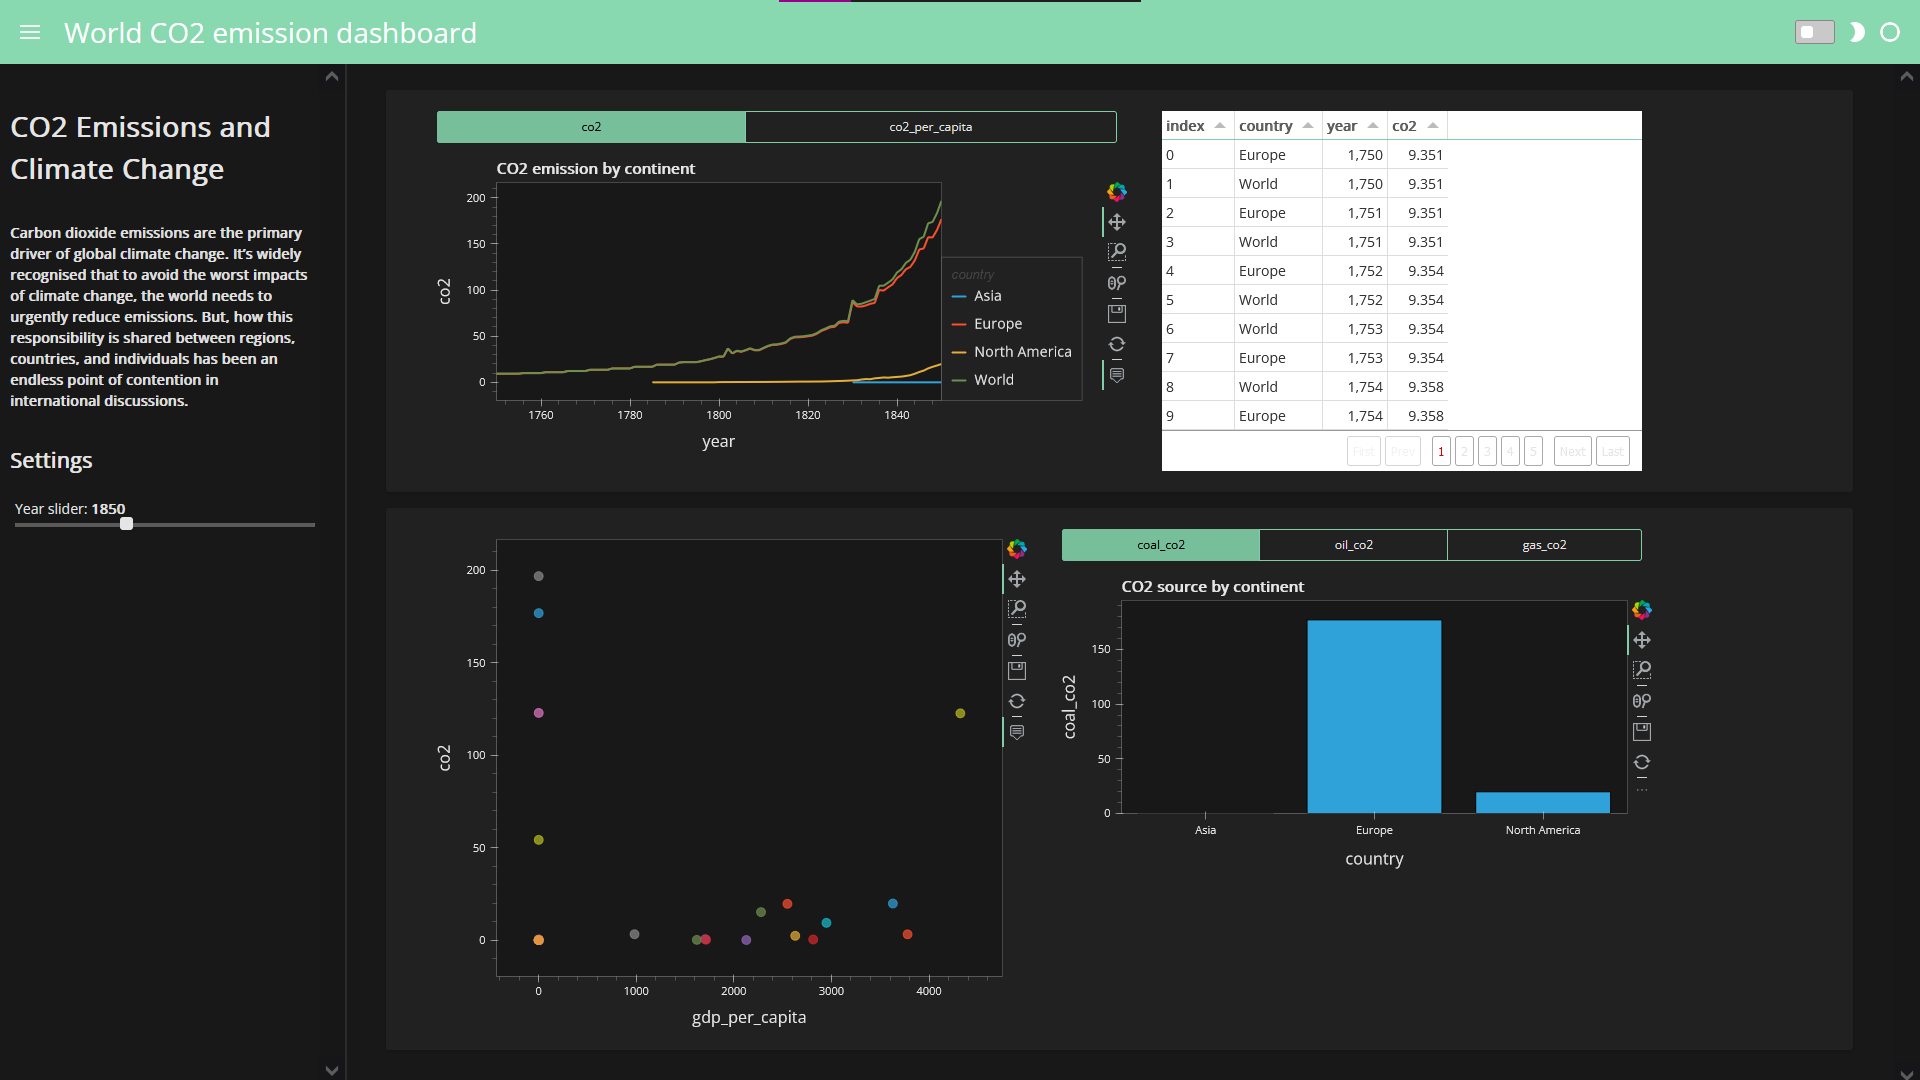

Python code for this plot:
import pandas as pd
import numpy as  np
import panel as pn
pn.extension('tabulator')
import hvplot.pandas
df=pd.read_csv('https://raw.githubusercontent.com/owid/co2-data/master/owid-co2-data.csv')
df = df.fillna(0)
df['gdp_per_capita'] = np.where(df['population']!= 0, df['gdp']/ df['population'], 0)
idf = df.interactive()
year_slider = pn.widgets.IntSlider(name='Year slider', start=1750, end=2020, step=5, value=1850)
yaxis_co2 = pn.widgets.RadioButtonGroup(
    name='Y axis', 
    options=['co2', 'co2_per_capita',],
    button_type='success'
)
continents = ['World', 'Asia', 'Oceania', 'Europe', 'Africa', 'North America', 'South America', 'Antarctica']

co2_pipeline = (
    idf[
        (idf.year <= year_slider) &
        (idf.country.isin(continents))
    ]
    .groupby(['country', 'year'])[yaxis_co2].mean()
    .to_frame()
    .reset_index()
    .sort_values(by='year')  
    .reset_index(drop=True)
)
co2_plot = co2_pipeline.hvplot(x = 'year', by='country', y=yaxis_co2,line_width=2, title="CO2 emission by continent")
co2_table = co2_pipeline.pipe(pn.widgets.Tabulator, pagination='remote', page_size = 10, sizing_mode='stretch_width') 
co2_vs_gdp_scatterplot_pipeline = (
    idf[
        (idf.year == year_slider) &
        (~ (idf.country.isin(continents)))
    ]
    .groupby(['country', 'year', 'gdp_per_capita'])['co2'].mean()
    .to_frame()
    .reset_index()
    .sort_values(by='year')  
    .reset_index(drop=True)
)
co2_vs_gdp_scatterplot = co2_vs_gdp_scatterplot_pipeline.hvplot(x='gdp_per_capita', 
                                                                y='co2', 
                                                                by='country', 
                                                                size=80, kind="scatter", 
                                                                alpha=0.7,
                                                                legend=False, 
                                                                height=500, 
                                                                width=500)
yaxis_co2_source = pn.widgets.RadioButtonGroup(
    name='Y axis', 
    options=['coal_co2', 'oil_co2', 'gas_co2'], 
    button_type='success'
)

continents_excl_world = ['Asia', 'Oceania', 'Europe', 'Africa', 'North America', 'South America', 'Antarctica']

co2_source_bar_pipeline = (
    idf[
        (idf.year == year_slider) &
        (idf.country.isin(continents_excl_world))
    ]
    .groupby(['year', 'country'])[yaxis_co2_source].sum()
    .to_frame()
    .reset_index()
    .sort_values(by='year')  
    .reset_index(drop=True)
)
co2_source_bar_plot = co2_source_bar_pipeline.hvplot(kind='bar', 
                                                     x='country', 
                                                     y=yaxis_co2_source, 
                                                     title='CO2 source by continent')
template = pn.template.FastListTemplate(
    title='World CO2 emission dashboard', 
    sidebar=[pn.pane.Markdown("# CO2 Emissions and Climate Change"), 
             pn.pane.Markdown("#### Carbon dioxide emissions are the primary driver of global climate change. It’s widely recognised that to avoid the worst impacts of climate change, the world needs to urgently reduce emissions. But, how this responsibility is shared between regions, countries, and individuals has been an endless point of contention in international discussions."),
             pn.pane.Markdown("## Settings"),   
             year_slider],
    main=[pn.Row(pn.Column(yaxis_co2, 
                           co2_plot.panel(width=700), margin=(0,25)), 
                 co2_table.panel(width=500)), 
          pn.Row(pn.Column(co2_vs_gdp_scatterplot.panel(width=600), margin=(0,25)), 
                 pn.Column(yaxis_co2_source, co2_source_bar_plot.panel(width=600)))],
    accent_base_color="#88d8b0",
    header_background="#88d8b0",
)
template.servable();
